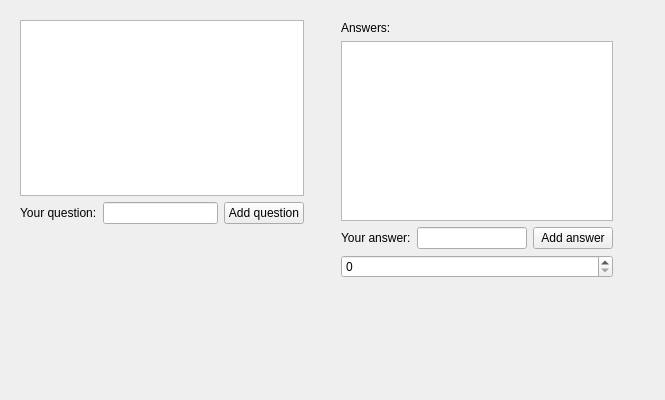
<?xml version="1.0" encoding="UTF-8"?>
<ui version="4.0">
 <class>UserWindowClass</class>
 <widget class="QWidget" name="UserWindowClass">
  <property name="geometry">
   <rect>
    <x>0</x>
    <y>0</y>
    <width>665</width>
    <height>400</height>
   </rect>
  </property>
  <property name="windowTitle">
   <string>UserWindow</string>
  </property>
  <widget class="QWidget" name="layoutWidget">
   <property name="geometry">
    <rect>
     <x>9</x>
     <y>9</y>
     <width>306</width>
     <height>226</height>
    </rect>
   </property>
   <layout class="QVBoxLayout" name="verticalLayout">
    <item>
     <widget class="QListWidget" name="questionsList"/>
    </item>
    <item>
     <layout class="QHBoxLayout" name="horizontalLayout">
      <item>
       <layout class="QFormLayout" name="formLayout">
        <item row="0" column="0">
         <widget class="QLabel" name="label">
          <property name="text">
           <string>Your question:</string>
          </property>
         </widget>
        </item>
        <item row="0" column="1">
         <widget class="QLineEdit" name="questionInput"/>
        </item>
       </layout>
      </item>
      <item>
       <widget class="QPushButton" name="addQuestionButton">
        <property name="text">
         <string>Add question</string>
        </property>
       </widget>
      </item>
     </layout>
    </item>
   </layout>
  </widget>
  <widget class="QWidget" name="">
   <property name="geometry">
    <rect>
     <x>330</x>
     <y>10</y>
     <width>294</width>
     <height>279</height>
    </rect>
   </property>
   <layout class="QVBoxLayout" name="verticalLayout_4">
    <item>
     <layout class="QVBoxLayout" name="verticalLayout_3">
      <item>
       <layout class="QVBoxLayout" name="verticalLayout_2">
        <item>
         <widget class="QLabel" name="label_2">
          <property name="text">
           <string>Answers:</string>
          </property>
         </widget>
        </item>
        <item>
         <widget class="QListWidget" name="answersList"/>
        </item>
       </layout>
      </item>
      <item>
       <layout class="QHBoxLayout" name="horizontalLayout_2">
        <item>
         <layout class="QFormLayout" name="formLayout_2">
          <item row="0" column="0">
           <widget class="QLabel" name="label_3">
            <property name="text">
             <string>Your answer:</string>
            </property>
           </widget>
          </item>
          <item row="0" column="1">
           <widget class="QLineEdit" name="answerInput"/>
          </item>
         </layout>
        </item>
        <item>
         <widget class="QPushButton" name="addAnswerButton">
          <property name="text">
           <string>Add answer</string>
          </property>
         </widget>
        </item>
       </layout>
      </item>
     </layout>
    </item>
    <item>
     <widget class="QSpinBox" name="answerSpinBox"/>
    </item>
   </layout>
  </widget>
 </widget>
 <layoutdefault spacing="6" margin="11"/>
 <resources>
  <include location="UserWindow.qrc"/>
 </resources>
 <connections/>
</ui>
